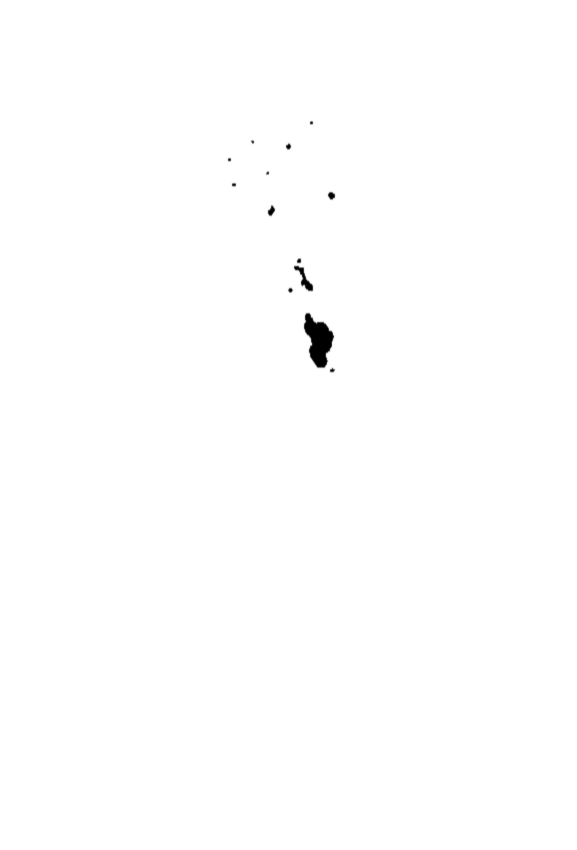
#> input picture utils/MIP-PET/MIPtest.png, 577 x 850 px; its folder holds only this picture in this run
$ python -i create_annotations_petct_detr.py   (imports and definitions only)   (older library calls are emulated)
#> lines starting #> are read from the running program, lines starting #| are printed output that depends on the picture; after the words box and inside, x2 and y2 are one past the last pixel; in counts of white or black regions, pixels touching at a corner belong together
#> further down, picture is the input picture: shape (850, 577); min 0, max 255, mean 254.3
from PIL import Image                                      # (pip install Pillow)
import numpy as np                                         # (pip install numpy)
from skimage import measure                                # (pip install scikit-image)
# from shapely.geometry import Polygon, MultiPolygon         # (pip install Shapely)
import os
import json
import pathlib as plb
import nibabel as nib
import scipy
import matplotlib.pyplot as plt
import glob
import cv2
from pycocotools import mask as M
from datetime import date
import pandas as pd
import os
import sys
from tqdm import tqdm
import base64


############## This stuff should ideally but out in a config file

# common file names for all the nifti to be processed
# [2 lines not run here, left out]
seg_fname = 'SEG_MIP.nii.gz'
pet_fname = 'SUV_MIP.nii.gz'

# number of frames to be processed from each nifti
num_frames = 48

# info in coco format
today = date.today()
info = {
    "year": 2022,
    "version": 'v1',
    "description": "COCO FDG PET/CT MIP Tumor Detection",
    "contributor": ["University Hospital Tübingen and University Hospital of the LMU, Germany", "Stanford University, USA", "IBM Research, USA"],
    "url": "https://wiki.cancerimagingarchive.net/pages/viewpage.action?pageId=93258287#9325828763a33c8a5d664f64be6158c55afcef63",
    "source_data_citation": "Gatidis S, Kuestner T. (2022) A whole-body FDG-PET/CT dataset with manually annotated tumor lesions (FDG-PET-CT-Lesions) [Dataset]. The Cancer Imaging Archive. DOI: 10.7937/gkr0-xv29",
    "source_date_created": "2022/06/02",
    "date_rendered_in_COCO": str(today)
}

# License from source
source_license = {
    "id": 1,
    "name": "TCIA Restricted License Agreement",
    "url": "https://wiki.cancerimagingarchive.net/download/attachments/4556915/TCIA%20Restricted%20License%2020220519.pdf?version=1&modificationDate=1652964581655&api=v2"
}

# Label ids of the dataset
category_ids = {
    "background": 0,
    "tumor": 1,
}


##############

# [77 lines left out: functions find_studies, find_unprocessed_studies, read_nii, interpolate_show_MIP, not called in this run]


# Get connected components per frame. If negative (all 0s mask) frame, will return empty lists.
def get_connected_componets_per_frame(frame):
    #https://www.geeksforgeeks.org/python-opencv-connected-component-labeling-and-analysis/
    masks = []
    areas = []
    bboxes = []

    # Some images are negative - normal negative no objects frames
    gray_img = frame.astype("uint8")

    # Initialize a new image to
    # store all the output components
    output = np.zeros(gray_img.shape, dtype="uint8")

    # get connected components if there are any segmentations
    if gray_img.max() > 0:
        # Applying threshold
        threshold = cv2.threshold(gray_img, 0, 1, cv2.THRESH_BINARY_INV | cv2.THRESH_OTSU)[1]
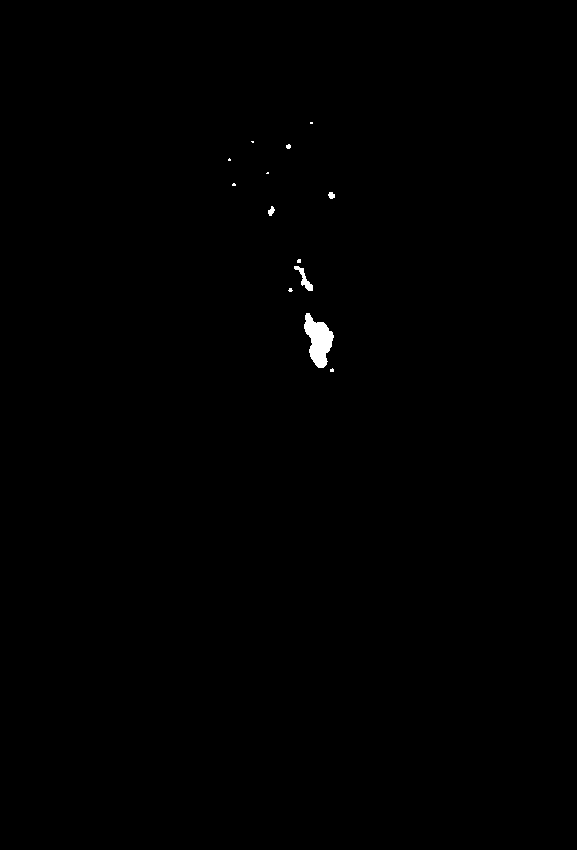
#> threshold: shape (850, 577); values 0 (black) and 1 (white), 0.26% white; 13 white regions (8 under 20 px), largest, box (x1, y1, x2, y2) and area: (304, 313, 334, 368) 955, (294, 266, 313, 291) 157, (268, 206, 275, 216) 43, (328, 192, 335, 199) 37, (286, 144, 291, 149) 20

        # Apply the Component analysis function
        analysis = cv2.connectedComponentsWithStats(gray_img,4,cv2.CV_32S)
        (totalLabels, label_ids, values, centroids) = analysis
#> label_ids: shape (850, 577) int32; values 0 (black) and 1 (white), 99.8% white; 10 black regions (8 under 20 px), largest, box (x1, y1, x2, y2) and area: (305, 315, 332, 366) 745, (302, 278, 312, 289) 37
#> totalLabels = 2; values = [[269, 146, 65, 220, 818], [0, 0, 577, 850, 489632]]; centroids = [[317, 332.9], [288, 424.7]]

        # The first element is for the original frame
        centroids = centroids[1:]
#> centroids = [[288, 424.7]]

        # Loop through each component
        for i in range(1, totalLabels): # The first value is just the original image with all components
            area = values[i, cv2.CC_STAT_AREA]
            areas.append(area)

            # Now extract the coordinate points
            x1 = values[i, cv2.CC_STAT_LEFT]
            y1 = values[i, cv2.CC_STAT_TOP]
            w = values[i, cv2.CC_STAT_WIDTH]
            h = values[i, cv2.CC_STAT_HEIGHT]
            bbox = (x1, y1, w, h)
            bboxes.append(bbox)

    #         # Coordinate of the bounding box -- dont need this for coco
    #         pt1 = (x1, y1)
    #         pt2 = (x1+ w, y1+ h)
    #         (X, Y) = centroid[i]

            # Create a new array to show individual component
            component = np.zeros(gray_img.shape, dtype="uint8")
            componentMask = (label_ids == i).astype("uint8") * 255

            # Apply the mask using the bitwise operator
            component = cv2.bitwise_or(component,componentMask)
            masks.append(component)
            output = cv2.bitwise_or(output, componentMask)
#> this loop made 1 pass
#> (area, x1, y1, w, h) on pass 1: (489632, 0, 0, 577, 850)
#> after the loop, areas = [489632]; bboxes = [(0, 0, 577, 850)]; masks = 1 item
    else:
        # else returns empty elements for annotation
        masks.append(gray_img)
        areas.append(0)
        centroids = []

    return masks, areas, bboxes, centroids, output


# [177 lines left out: functions binary_mask_to_rle, decode_rle, get_annotations_per_frame, get_annotations_images_per_nifti, create_category_annotation, create_image_annotation and 3 more, not called in this run]


def get_relative_studypath(fullpath):
    pathdirs = fullpath.split('/')
    return os.path.join(pathdirs[2],pathdirs[3])


# Create reproducible train test split from .csv from the Tubingen dataset
# [12 lines left out: function train_test_split, not called in this run]


# https://stackoverflow.com/questions/50916422/python-typeerror-object-of-type-int64-is-not-json-serializable
class NpEncoder(json.JSONEncoder):
    # [40 lines left out: functions default, images_annotations_info, not called in this run]


# [37 lines not run here, left out]


# run from terminal e.g.:
# python src/create_annotations_petct_detr.py /media/storage/Joy/datasets/NIFTI_MIP/FDG-PET-CT-Lesions/ /media/storage/Joy/datasets/DETR_MIP/FDG-PET-CT-Lesions/
# python src/create_annotations_petct_detr.py /gpfs/fs0/data/stanford_data/petct/NIFTI_MIP/FDG-PET-CT-Lesions/ /gpfs/fs0/data/stanford_data/petct/DETR_MIP/FDG-PET-CT-Lesions/


# Output dataset directory struction:
# DETR_MIP/FDG-PET-CT-Lesions/
#    -- annotations
#        -- detr_train.json
#        -- detr_test.json
#    -- images
#        -- train
#            -- {image_id}.npy
#        -- test
#            -- {image_id}.npy

>>> import cv2
>>> picture = cv2.imread('../../MIP-PET/MIPtest.png', cv2.IMREAD_GRAYSCALE)
>>> result = get_connected_componets_per_frame(picture)
#> result = 5 items
